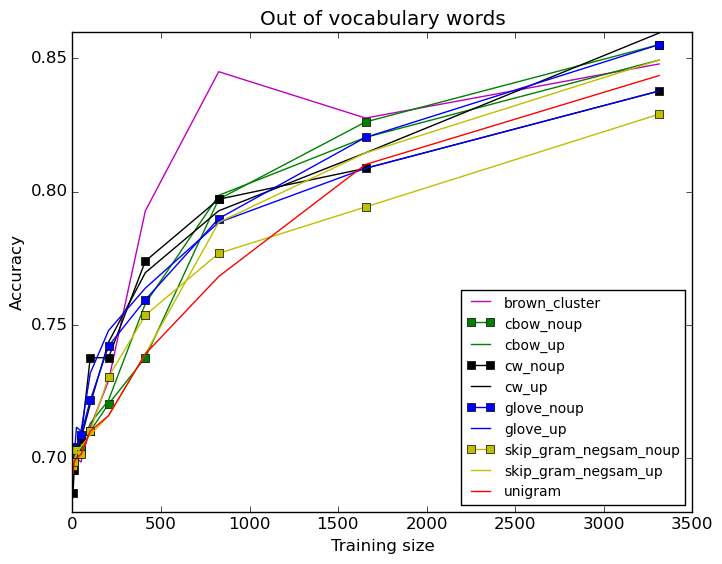

Reproduce this figure in Python.
#!/usr/bin/python
from pylab import *
from natsort import natsorted
import re
import os
import glob
import array
import fnmatch
import numpy as np
import sys, getopt
import matplotlib.pyplot as plt

try:
	opts, args = getopt.getopt(sys.argv[1:],"hi:o:",["ifolder=","ofile="])
except getopt.GetoptError:
	print 'script.py -i <inputfolder> -o <outputfile>'
	sys.exit(2)
for opt, arg in opts:
	if opt == '-h':
		print 'XX.py -i <inputfolder> -o <outputfile>'
		sys.exit()
	elif opt in ("-i", "--ifolder"):
		inputfolder = arg
	elif opt in ("-o", "--ofile"):
        	outputfile = arg
#	elif opt in ("-t", "--otitle"):
#        	title = arg

print 'Input folder is:', inputfolder
print 'Output file is:', outputfile
#print 'Graph title:', title

x = []
y = []
xv = []
yv = []
label = ''
marker = ''
color = 'r'
linestyle = '-'
noupMarker = 's'
walk_dir = inputfolder
legParams = {'legend.fontsize': 10}

alist_filter = ['brown_cluster_v4000_best.txt', 
#	'cbow_negsam_noupdated_best.txt', 
	'cbow_updated_best.txt', 
	'cbow_noupdated_best.txt', 
	'cw_noupdated_best.txt', 
	'cw_updated_best.txt', 
	'unigram_best.txt', 
	'glove_noupdated_best.txt', 
#	'glove_updated_incretuneparam.txt',
	'glove_updated_best.txt',  
#	'skip_gram_negsam_noupdated_best.txt', 
#	'skip_gram_negsam_updated_incretuneparam.txt']
	'skipgram_noupdated_best.txt', 
	'skipgram_updated_best.txt']


# Walk into directories in filesystem
# Ripped from os module and slightly modified
# for alphabetical sorting
#
def sortedWalk(top, topdown=True, onerror=None):
    from os.path import join, isdir, islink
 
    names = os.listdir(top)
    names.sort()
    dirs, nondirs = [], []
 
    for name in names:
        if isdir(os.path.join(top, name)):
            dirs.append(name)
        else:
            nondirs.append(name)
 
    if topdown:
        yield top, dirs, nondirs
    for name in dirs:
        path = join(top, name)
        if not os.path.islink(path):
            for x in sortedWalk(path, topdown, onerror):
                yield x
    if not topdown:
        yield top, dirs, nondirs

for root, subdirs, files in sortedWalk(walk_dir):
	#print('--\nroot = ' + root)
	for subdir in sorted(subdirs):
		print('\t- subdirectory ' + subdir)		
	for filename in files:  		  		
		if filename in alist_filter:
			if re.match("unigram_best.txt", filename): 
				color='r'
				label = "unigram" 
			if re.match("glove_noupdated_best.txt", filename):
				color='b'
				marker = noupMarker
				label = "glove_noup"
			if re.match("glove_updated_best.txt", filename):					
				color='b'
				label = "glove_up"
			elif re.match("cbow_noupdated_best.txt", filename):
				color='g'
				marker = noupMarker
				label = "cbow_noup"
			elif re.match("cbow_updated_best.txt", filename): 
				color='g'
				label = "cbow_up"
			elif re.match("skipgram_noupdated_best.txt", filename):
				color='y'
				marker = noupMarker
				label = "skip_gram_negsam_noup"
			elif re.match("skipgram_updated_best.txt", filename): 
				color='y'
				label = "skip_gram_negsam_up"
			elif re.match("cw_updated_best.txt", filename): 
				color='k'
				label =  "cw_up"
			elif re.match("cw_noupdated_best.txt", filename):
				color='k'
				marker = noupMarker
				label = "cw_noup"
			elif re.match("brown_cluster_v4000_best.txt", filename): 
				color='m'
				label = "brown_cluster"
			filePath = os.path.join(root, filename)
			print('\t- file %s (full path: %s)' % (filename, filePath))
			with open(filePath, 'rb') as f:
			        lines = f.readlines()
				f.close	
				# check the column title
				titleLine = lines[0]
				t = titleLine.split()				
				print('column title:', t[23])		# out-of-vocabulary_Accuracy
				# skip the first row with the titles
				for line in lines[1:]: 
					p = line.split()	
					x.append(float(p[0]))				
					y.append(float(p[23]))				
				# convert to numpy array
				print('x ', x)						
				print('y ', y)			
				xv = np.array(x)
				yv = np.array(y)
				plt.plot(xv, yv, label = label, linestyle=linestyle, marker=marker, color=color)	
				x = []
				y = []
				xv = []
				yv = []
				label = ''	
				marker = ''

plt.title('Out of vocabulary words')
plt.xlabel('Training size')
plt.ylabel('Accuracy')

plt.rcParams.update(legParams)
plt.legend(loc='lower right')
savefig(outputfile, bbox_inches='tight')
#plt.show()
